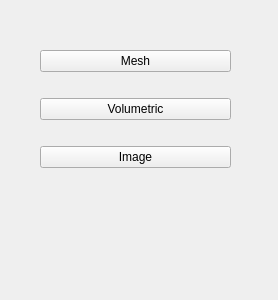
<?xml version="1.0" encoding="UTF-8"?>
<ui version="4.0">
 <class>LoadData</class>
 <widget class="QWidget" name="LoadData">
  <property name="geometry">
   <rect>
    <x>0</x>
    <y>0</y>
    <width>278</width>
    <height>300</height>
   </rect>
  </property>
  <property name="windowTitle">
   <string>Load Data</string>
  </property>
  <widget class="QWidget" name="verticalLayoutWidget">
   <property name="geometry">
    <rect>
     <x>40</x>
     <y>30</y>
     <width>191</width>
     <height>161</height>
    </rect>
   </property>
   <layout class="QVBoxLayout" name="verticalLayout">
    <item>
     <widget class="QPushButton" name="mesh">
      <property name="text">
       <string>Mesh</string>
      </property>
     </widget>
    </item>
    <item>
     <widget class="QPushButton" name="volumetric">
      <property name="text">
       <string>Volumetric</string>
      </property>
     </widget>
    </item>
    <item>
     <widget class="QPushButton" name="image">
      <property name="text">
       <string>Image</string>
      </property>
     </widget>
    </item>
   </layout>
  </widget>
 </widget>
 <resources/>
 <connections/>
</ui>
